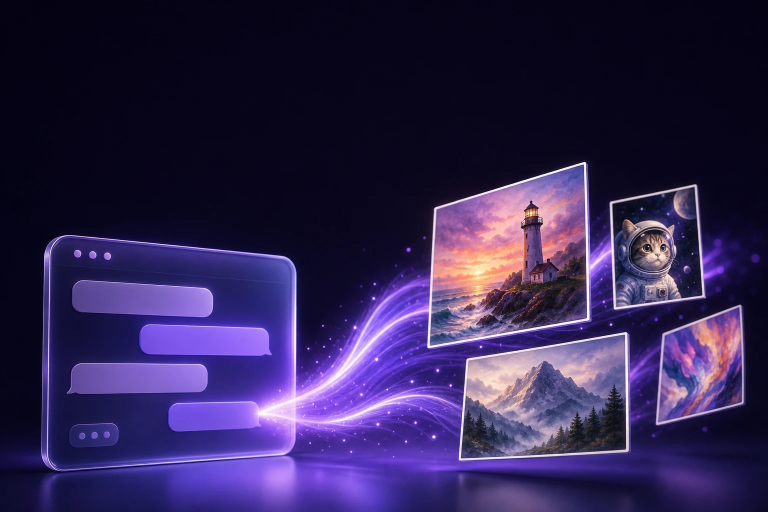
#> input picture docs/pdf/cover.jpg, 1536 x 1024 px (shown at 1/2 size)
$ python make_cover.py
#> lines starting #> are read from the running program, lines starting #| are printed output that depends on the picture
#!/usr/bin/env python3
"""Собирает фон обложки A4 (cover-full.jpg) из иллюстрации cover.(jpg|png|webp):
цвет фона берётся с верхней кромки картинки, края плавно растворяются."""
import os, statistics, sys
from PIL import Image, ImageDraw

HERE = os.path.dirname(os.path.abspath(__file__))
src = next((os.path.join(HERE, f) for f in ("cover.jpg", "cover.png", "cover.webp")
            if os.path.exists(os.path.join(HERE, f))), None)
if not src:
    sys.exit("нет cover.jpg/png/webp рядом со скриптом")
PW, PH = 1654, 2339                                   # A4 @ 200 dpi
img = Image.open(src).convert("RGB")
#> img is the input picture: PIL image 1536x1024 RGB; mean R, G, B 49.9, 37.2, 83.9
iw, ih = img.size
#> iw = 1536; ih = 1024
BG = tuple(int(statistics.median(ch)) for ch in zip(*[img.getpixel((x, 3)) for x in range(0, iw, 16)]))
#> BG = (6, 3, 22)
nh = round(ih * PW / iw)
#> nh = 1103
img = img.resize((PW, nh), Image.LANCZOS)
#> img: PIL image 1654x1103 RGB
canvas = Image.new("RGB", (PW, PH), BG)
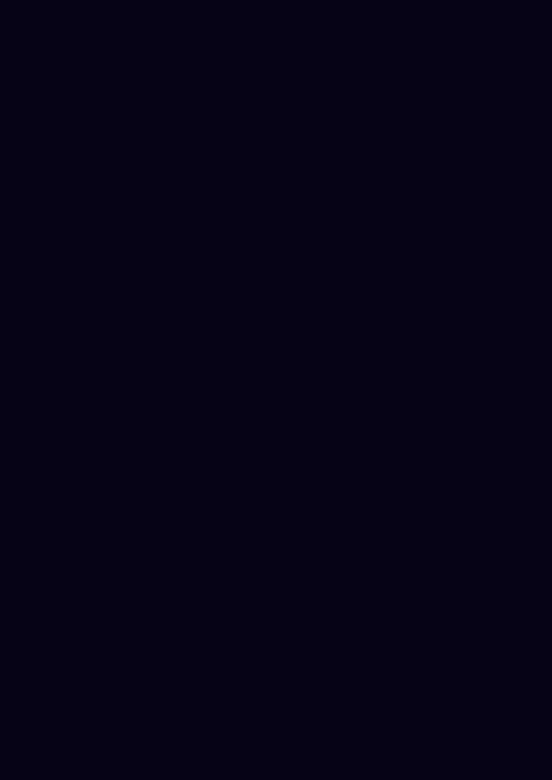
#> canvas: PIL image 1654x2339 RGB (shown at 1/3 size); mean R, G, B 6, 3, 22
y0 = PH - nh - round(176 / 842 * PH)                  # низ картинки — над плашкой статистики
#> y0 = 747
mask = Image.new("L", (PW, nh), 255); md = ImageDraw.Draw(mask)
#> after `mask = Image.new('L', (PW, nh), 255)`: mask: PIL image 1654x1103 L; every value is 255
feather = round(nh * 0.25)
#> feather = 276
for i in range(feather):
    md.line((0, i, PW, i), fill=round(255 * (i / feather) ** 1.6))
bfeather = round(nh * 0.16)                           # и нижний край
#> bfeather = 176
for i in range(bfeather):
    md.line((0, nh - 1 - i, PW, nh - 1 - i), fill=round(255 * (i / bfeather) ** 1.2))
canvas.paste(img, (0, y0), mask)
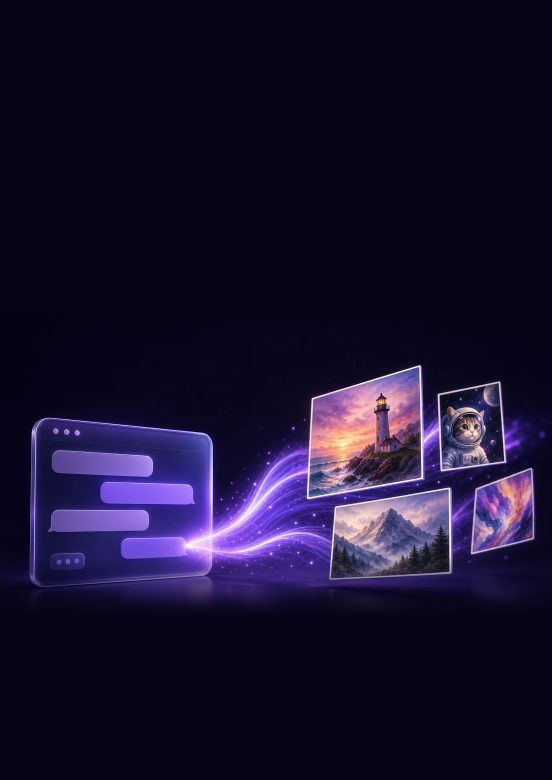
#> canvas: PIL image 1654x2339 RGB (shown at 1/3 size); mean R, G, B 24.5, 17.4, 47
bot = Image.new("L", (PW, PH), 0); bd = ImageDraw.Draw(bot)
#> after `bot = Image.new('L', (PW, PH), 0)`: bot: PIL image 1654x2339 L; every value is 0
band = round(PH * 0.22)
for i in range(band):
    bd.line((0, PH - band + i, PW, PH - band + i), fill=round(245 * (i / band) ** 1.3))
canvas.paste(Image.new("RGB", (PW, PH), BG), (0, 0), bot)
canvas.save(os.path.join(HERE, "cover-full.jpg"), quality=88)
print("cover-full.jpg, фон", BG)
#| cover-full.jpg, фон (6, 3, 22)
